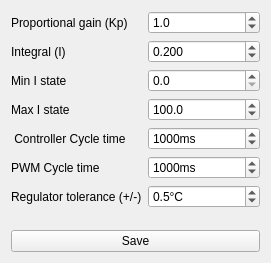
<?xml version="1.0" encoding="UTF-8"?>
<ui version="4.0">
 <class>RegulatorSettings</class>
 <widget class="QWidget" name="RegulatorSettings">
  <property name="windowModality">
   <enum>Qt::ApplicationModal</enum>
  </property>
  <property name="geometry">
   <rect>
    <x>0</x>
    <y>0</y>
    <width>271</width>
    <height>263</height>
   </rect>
  </property>
  <property name="windowTitle">
   <string>Regulator settings</string>
  </property>
  <layout class="QVBoxLayout" name="verticalLayout">
   <item>
    <layout class="QFormLayout" name="formLayout">
     <item row="0" column="0">
      <widget class="QLabel" name="label">
       <property name="text">
        <string>Proportional gain (Kp)</string>
       </property>
      </widget>
     </item>
     <item row="1" column="0">
      <widget class="QLabel" name="label_2">
       <property name="text">
        <string>Integral (I)</string>
       </property>
      </widget>
     </item>
     <item row="2" column="0">
      <widget class="QLabel" name="label_3">
       <property name="text">
        <string>Min I state</string>
       </property>
      </widget>
     </item>
     <item row="3" column="0">
      <widget class="QLabel" name="label_4">
       <property name="text">
        <string>Max I state</string>
       </property>
      </widget>
     </item>
     <item row="0" column="1">
      <widget class="QDoubleSpinBox" name="dspnKp">
       <property name="decimals">
        <number>1</number>
       </property>
       <property name="minimum">
        <double>0.100000000000000</double>
       </property>
       <property name="value">
        <double>1.000000000000000</double>
       </property>
      </widget>
     </item>
     <item row="1" column="1">
      <widget class="QDoubleSpinBox" name="dspnI">
       <property name="decimals">
        <number>3</number>
       </property>
       <property name="minimum">
        <double>0.010000000000000</double>
       </property>
       <property name="maximum">
        <double>100.000000000000000</double>
       </property>
       <property name="singleStep">
        <double>0.100000000000000</double>
       </property>
       <property name="value">
        <double>0.200000000000000</double>
       </property>
      </widget>
     </item>
     <item row="2" column="1">
      <widget class="QDoubleSpinBox" name="dspnIMin">
       <property name="decimals">
        <number>1</number>
       </property>
       <property name="maximum">
        <double>99.000000000000000</double>
       </property>
      </widget>
     </item>
     <item row="3" column="1">
      <widget class="QDoubleSpinBox" name="dspnIMax">
       <property name="decimals">
        <number>1</number>
       </property>
       <property name="minimum">
        <double>1.000000000000000</double>
       </property>
       <property name="maximum">
        <double>999.899999999999977</double>
       </property>
       <property name="value">
        <double>100.000000000000000</double>
       </property>
      </widget>
     </item>
     <item row="4" column="0">
      <widget class="QLabel" name="label_5">
       <property name="text">
        <string> Controller Cycle time</string>
       </property>
      </widget>
     </item>
     <item row="4" column="1">
      <widget class="QSpinBox" name="spnCycleTime">
       <property name="suffix">
        <string>ms</string>
       </property>
       <property name="minimum">
        <number>100</number>
       </property>
       <property name="maximum">
        <number>99999</number>
       </property>
       <property name="value">
        <number>1000</number>
       </property>
      </widget>
     </item>
     <item row="5" column="0">
      <widget class="QLabel" name="label_6">
       <property name="text">
        <string>PWM Cycle time</string>
       </property>
      </widget>
     </item>
     <item row="5" column="1">
      <widget class="QSpinBox" name="spnPWMCycleTime">
       <property name="suffix">
        <string>ms</string>
       </property>
       <property name="minimum">
        <number>100</number>
       </property>
       <property name="maximum">
        <number>99999</number>
       </property>
       <property name="value">
        <number>1000</number>
       </property>
      </widget>
     </item>
     <item row="6" column="1">
      <widget class="QDoubleSpinBox" name="dspnTolerance">
       <property name="suffix">
        <string>°C</string>
       </property>
       <property name="decimals">
        <number>1</number>
       </property>
       <property name="minimum">
        <double>0.100000000000000</double>
       </property>
       <property name="maximum">
        <double>10.000000000000000</double>
       </property>
       <property name="singleStep">
        <double>0.100000000000000</double>
       </property>
       <property name="value">
        <double>0.500000000000000</double>
       </property>
      </widget>
     </item>
     <item row="6" column="0">
      <widget class="QLabel" name="label_7">
       <property name="text">
        <string>Regulator tolerance (+/-)</string>
       </property>
      </widget>
     </item>
    </layout>
   </item>
   <item>
    <widget class="QPushButton" name="buttSave">
     <property name="text">
      <string>Save</string>
     </property>
    </widget>
   </item>
  </layout>
 </widget>
 <resources/>
 <connections/>
</ui>
